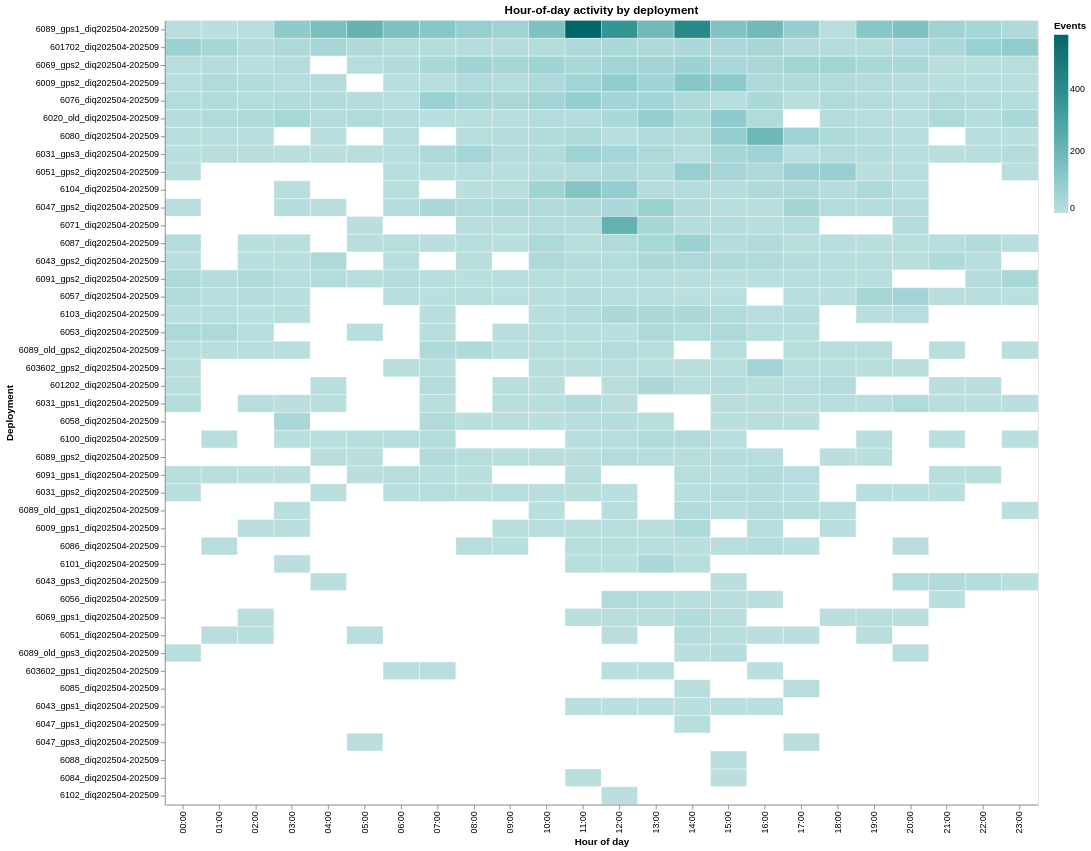

This figure's Vega-Lite source:
### Vega-Lite specification from a JSON file in a GitHub repository (floating-point values rounded to 4 significant figures; data arrays with more than 128 entries replaced by an {"elided": "..."} marker saying what was removed)
{"$schema": "https://vega.github.io/schema/vega-lite/v6.1.0.json", "config": {"view": {"continuousHeight": 300, "continuousWidth": 300}}, "data": {"name": "data-a7a8fdb83ba646d3d82efcab6b429237"}, "datasets": {"data-a7a8fdb83ba646d3d82efcab6b429237": {"elided": "1056 records"}}, "encoding": {"color": {"condition": {"test": "datum.event_count == 0", "value": "#ffffff"}, "field": "event_count", "scale": {"scheme": "teals"}, "title": "Events", "type": "quantitative"}, "tooltip": [{"field": "deployment", "title": "Deployment", "type": "nominal"}, {"field": "hour_label", "title": "Hour", "type": "nominal"}, {"field": "event_count", "format": ",", "title": "Events", "type": "quantitative"}], "x": {"field": "hour_label", "sort": {"field": "hour", "order": "ascending"}, "title": "Hour of day", "type": "nominal"}, "y": {"axis": {"labelLimit": 260}, "field": "deployment", "sort": {"field": "deployment_order", "order": "ascending"}, "title": "Deployment", "type": "nominal"}}, "height": 880, "mark": {"stroke": "white", "strokeWidth": 0.35, "type": "rect"}, "title": "Hour-of-day activity by deployment", "width": 980}
